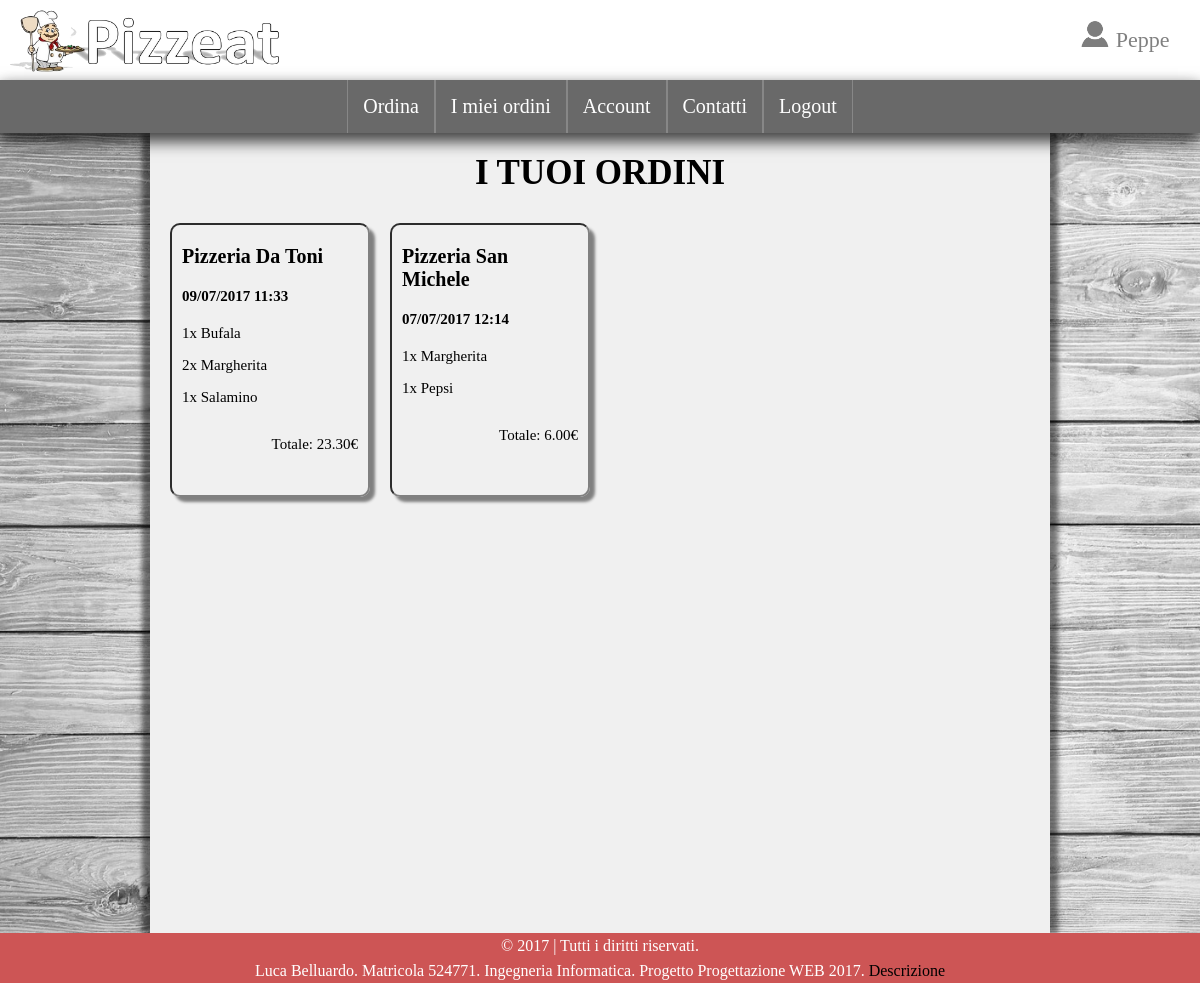
Screenshot of /index.php?p=listaordini (signed in) with the database file from the repository.
### tables this page shows
CREATE TABLE `ordine` (
  `IDOrdine` int(11) NOT NULL,
  `Account` int(10) NOT NULL,
  `Prodotto` varchar(50) NOT NULL,
  `Prezzo` double(10,2) NOT NULL,
  `Quantita` int(10) NOT NULL,
  `Pizzeria` int(11) NOT NULL,
  `Data` timestamp NOT NULL DEFAULT CURRENT_TIMESTAMP
);

CREATE TABLE `pizzeria` (
  `IDPizzeria` int(10) NOT NULL,
  `NomePizzeria` varchar(50) NOT NULL,
  `Immagine` varchar(100) DEFAULT NULL,
  `Indirizzo` varchar(50) NOT NULL,
  `Telefono` varchar(10) NOT NULL,
  `CostoConsegna` double(10,2) NOT NULL,
  `MinimoConsegna` double(10,2) NOT NULL,
  `Citta` varchar(50) NOT NULL,
  `OraApertura` varchar(10) NOT NULL,
  `OraChiusura` varchar(10) NOT NULL
);

### php/listaordini.php (the view)
<?php
	if(!isset($_SESSION['username'])) {
?>
		<script>login()</script>
<?php
	}
	else {
?>
<div id="listaordini">
	<h1>I TUOI ORDINI</h1>
	<?php
		$user=$_SESSION['id'];
		$ordini=mysqli_query($conn, "SELECT * FROM ordine WHERE Account='$user' GROUP BY Data, Prodotto, Pizzeria ORDER BY Data DESC");
		if(mysqli_num_rows($ordini)==0){
			echo "<p>Non hai ancora effettuato ordini</p>";
			echo "<a href='index.php'>ORDINA ORA</a>";
		} else {
			$newdata=$olddata='';
			$primo=1;
			$totale=0;
			while($dati=mysqli_fetch_array($ordini, MYSQLI_ASSOC)){
				$newdata=$dati['Data'];
				if($newdata!=$olddata&&$primo==1){
					echo '<div class="ordine">';
					$pizzeria=mysqli_query($conn, "SELECT * FROM pizzeria WHERE IDPizzeria=".$dati['Pizzeria']);
					$row=mysqli_fetch_array($pizzeria, MYSQLI_ASSOC);
					echo '<h2>'.$row['NomePizzeria'].'</h2>';
					$data=date_create($dati['Data']);
					echo '<h4>'.date_format($data, "d/m/Y H:i").'</h4>';
					$primo=0;
				}
				elseif($newdata!=$olddata){
					echo '<p class="totale">Totale: '.number_format($totale, 2).'&#8364;</p>';
					echo '</div>';
					$totale=0;
					echo '<div class="ordine">';
					$pizzeria=mysqli_query($conn, "SELECT * FROM pizzeria WHERE IDPizzeria=".$dati['Pizzeria']);
					$row=mysqli_fetch_array($pizzeria, MYSQLI_ASSOC);
					echo '<h2>'.$row['NomePizzeria'].'</h2>';
					$data=date_create($dati['Data']);
					echo '<h4>'.date_format($data, "d/m/Y H:i").'</h4>';
				}
	?>
				<p><?php echo $dati['Quantita'];?>x <?php echo $dati['Prodotto'];?></p>
	<?php
				$totale+=$dati['Quantita']*$dati['Prezzo'];
				$olddata=$dati['Data'];
			}
			echo '<p class="totale">Totale: '.number_format($totale, 2).'&#8364;</p>';
			echo '</div>';
		}
	?>
</div>
<?php
	}
?>

### index.php (shortened to what this page needs)
<!DOCTYPE html>
<html lang="it">
	<head>
		<link rel="stylesheet" type="text/css" href="css/stile.css">
	</head>
	<body>
		<header>
			<div id="barratitolo">
				<a id="titolo" href="index.php?p=home"><img src="immagini/titolo.png" alt="titolo"></a>
				<?php
					if(isset($_SESSION['loggato'])) {
				?>
						<a id="login"><img src="immagini/login.png" alt="utente"> <?php echo $_SESSION['username'];?></a>
				<?php
					} else {
				?>
						<a id="login" href="#" onclick="return login()"><img src="immagini/login.png" alt="login"> Accedi</a>
				<?php
					}
				?>
			</div>
			<nav id="menu">
				<ul>
				<?php
					if(isset($_SESSION['admin'])) {
				?>
						<li><a href="index.php?p=home">Ordina</a></li><li><a href="index.php?p=listaordini">I miei ordini</a></li><li><a href="index.php?p=pannelloadmin">Pannello amministrativo</a></li><li><a href="index.php?p=account">Account</a></li><li><a href="index.php?p=contatti">Contatti</a></li><li><a href="php/logout.php">Logout</a></li>
				<?php
					} elseif(isset($_SESSION['loggato'])) {
				?>
						<li><a href="index.php?p=home">Ordina</a></li><li><a href="index.php?p=listaordini">I miei ordini</a></li><li><a href="index.php?p=account">Account</a></li><li><a href="index.php?p=contatti">Contatti</a></li><li><a href="php/logout.php">Logout</a></li>
				<?php
					} else {
				?>
						<li><a href="index.php?p=home">Ordina</a></li><li><a href="index.php?p=listaordini">I miei ordini</a></li><li><a href="index.php?p=account">Account</a></li><li><a href="index.php?p=contatti">Contatti</a></li>
				<?php
					}
				?>
				</ul>
			</nav>
		</header>
		<div id="container">
			<?php
				if(isset($_GET['p']))
					{
					$pagina = $_GET['p'];
					include "php/".$pagina.".php";
					}
				else
					{
					$pagina = "home";
					include "php/".$pagina.".php";
					}
			?>
		</div>
		<footer>
			<p>© 2017 |  Tutti i diritti riservati. </p>
			<p>Luca Belluardo. Matricola 524771. Ingegneria Informatica. Progetto Progettazione WEB 2017. <a href="html/descrizione.html">   Descrizione</a></p>
		</footer>
	</body>
</html>

### css/stile.css (style rules this page uses)
html { height: 100%; }
body { margin: 0px; height: 100%; background-image: url('../immagini/background.jpg'); background-attachment: fixed; background-size: cover; }
a { color: black; text-decoration: none; }
#barratitolo { position: fixed; z-index: 999; background-color: white; height: 80px; top: 0px; width: 100%; }
#titolo img { height: 75px; }
#login { line-height: 80px; width: 150px; float: right; font-size: 22px; color: grey; text-align: center; }
#login img { height: 30px; }
#menu { position: fixed; z-index: 999; top: 80px; margin: 0px; box-shadow: rgba(0, 0, 0, 0.5) 0px 8px 15px, rgba(0, 0, 0, 0.49) 0px 6px 15px; width: 100%; background-color: dimgray; font-family: none; }
#menu ul { list-style: none; padding: 0px; text-align: center; margin: 0px; }
#menu ul li { display: inline; }
#menu ul li a { display: inline-block; color: white; padding: 15px; border-left: 1px solid #878787; border-right: 1px solid #878787; font-size: 20px; }
footer { text-align: center; background-color: #CD5555; }
footer p { line-height: 25px; margin: 0px; color: white; }
#container { min-height: 100%; height: auto; width: 75%; margin: 133px auto 0; padding-bottom: 0px; box-shadow: rgba(0, 0, 0, 0.5) 8px 0px 5px, rgba(0, 0, 0, 0.5) -8px 0px 5px; overflow: hidden; background: #F0F0F0; }
#listaordini { margin: 0px 0px 10px; background: #F0F0F0; padding: 0px 10px; overflow: hidden; text-align: center; font-size: 20px; }
#listaordini h1 { width: 50%; margin: 20px auto; text-align: center; font-size: 35px; }
.ordine { overflow-y: auto; text-align: left; width: 20%; height: 250px; margin: 10px 10px; padding: 10px; float: left; border: 2px inset gray; border-radius: 10px; box-shadow: 5px 5px 3px grey; }
.ordine h4 { font-size: 15px; }
.ordine h2 { font-size: 20px; margin: 10px 0px 15px; }
.ordine p { font-size: 15px; }
.totale { font-size: 15px; float: right; }

### rows the page displays
ordine: Pizzeria.NomePizzeria "Pizzeria Da Toni", Data "09/07/2017 11:33", Quantita "1", Prodotto "Bufala"
ordine: Quantita "2", Prodotto "Margherita"
ordine: Quantita "1", Prodotto "Salamino"
ordine: totale "23.30", Pizzeria.NomePizzeria "Pizzeria San Michele", Data "07/07/2017 12:14", Quantita "1", Prodotto "Margherita"
ordine: Quantita "1", Prodotto "Pepsi"

### other values shown
$_SESSION['username'] "Peppe"
$totale "6.00"
